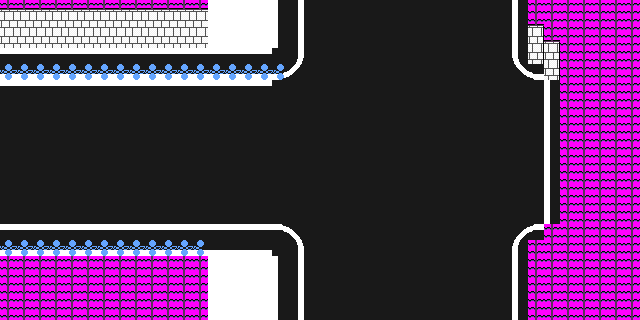

This game map was drawn from its Tiled (.tmx) file and the tilesets committed beside it. A one-line description and the full map source follow:
An orthogonal 40x20 tile map with 16x16 px tiles, 3 tile layers (Tile Layer 1, Tile Layer 2, Tile Layer 3), 4 tilesets.

<map version="1.10" tiledversion="1.10.2" orientation="orthogonal" renderorder="right-down" width="40" height="20" tilewidth="16" tileheight="16" infinite="0" nextlayerid="4" nextobjectid="1">
 <tileset firstgid="1" source="road tilesets.tsx" />
 <tileset firstgid="217" source="exterior and walls.tsx" />
 <tileset firstgid="487" source="roof tiles.tsx" />
 <tileset firstgid="674" source="electrode sparks.tsx" />
 <layer id="1" name="Tile Layer 1" width="40" height="20">
  <data encoding="csv">
434,434,434,434,434,434,434,434,434,434,434,434,434,434,434,0,0,123,126,77,77,77,77,77,77,77,77,77,77,77,77,77,123,661,661,661,661,661,661,661,
434,434,434,434,434,434,434,434,434,434,434,434,434,434,434,0,0,123,126,77,77,77,77,77,77,77,77,77,77,77,77,77,123,435,661,661,661,661,661,661,
434,434,434,434,434,434,434,434,434,434,434,434,434,434,434,0,0,123,126,77,77,77,77,77,77,77,77,77,77,77,77,77,123,435,435,661,661,661,661,661,
90,90,90,90,90,90,90,90,90,90,90,90,90,90,90,90,90,77,54,77,77,77,77,77,77,77,77,77,77,77,77,77,3,435,435,661,661,661,661,661,
106,106,106,106,106,106,106,106,106,106,106,106,106,106,106,106,106,71,72,77,77,77,77,77,77,77,77,77,77,77,77,77,21,22,435,661,661,661,661,661,
89,89,89,89,89,89,89,89,89,89,89,89,89,89,89,89,89,77,77,77,77,77,77,77,77,77,77,77,77,77,77,77,77,77,123,661,661,661,661,661,
77,77,77,77,77,77,77,77,77,77,77,77,77,77,77,77,77,77,77,77,77,77,77,77,77,77,77,77,77,77,77,77,77,77,123,661,661,661,661,661,
77,77,77,77,77,77,77,77,77,77,77,77,77,77,77,77,77,77,77,77,77,77,77,77,77,77,77,77,77,77,77,77,77,77,123,661,661,661,661,661,
77,77,77,77,77,77,77,77,77,77,77,77,77,77,77,77,77,77,77,77,77,77,77,77,77,77,77,77,77,77,77,77,77,77,123,661,661,661,661,661,
77,77,77,77,77,77,77,77,77,77,77,77,77,77,77,77,77,77,77,77,77,77,77,77,77,77,77,77,77,77,77,77,77,77,123,661,661,661,661,661,
77,77,77,77,77,77,77,77,77,77,77,77,77,77,77,77,77,77,77,77,77,77,77,77,77,77,77,77,77,77,77,77,77,77,123,661,661,661,661,661,
77,77,77,77,77,77,77,77,77,77,77,77,77,77,77,77,77,77,77,77,77,77,77,77,77,77,77,77,77,77,77,77,77,77,123,661,661,661,661,661,
77,77,77,77,77,77,77,77,77,77,77,77,77,77,77,77,77,77,77,77,77,77,77,77,77,77,77,77,77,77,77,77,77,77,123,661,661,661,661,661,
77,77,77,77,77,77,77,77,77,77,77,77,77,77,77,77,77,77,77,77,77,77,77,77,77,77,77,77,77,77,77,77,77,77,123,661,661,661,661,661,
90,90,89,89,89,89,89,89,89,89,89,89,89,89,89,89,89,17,18,77,77,77,77,77,77,77,77,77,77,77,77,77,5,6,661,661,661,661,661,661,
106,106,106,106,106,106,106,106,106,106,106,106,106,106,106,106,106,77,36,77,77,77,77,77,77,77,77,77,77,77,77,77,23,661,661,661,661,661,661,661,
661,661,661,661,661,661,661,661,661,661,661,661,661,661,661,0,0,123,126,77,77,77,77,77,77,77,77,77,77,77,77,77,123,661,661,661,661,661,661,661,
661,661,661,661,661,661,661,661,661,661,661,661,661,661,661,0,0,123,126,77,77,77,77,77,77,77,77,77,77,77,77,77,123,661,661,661,661,661,661,661,
661,661,661,661,661,661,661,661,661,661,661,661,661,661,661,0,0,123,126,77,77,77,77,77,77,77,77,77,77,77,77,77,123,661,661,661,661,661,661,661,
661,661,661,661,661,661,661,661,661,661,661,661,661,661,661,0,0,123,126,77,77,77,77,77,77,77,77,77,77,77,77,77,123,661,661,661,661,661,661,661
</data>
 </layer>
 <layer id="2" name="Tile Layer 2" width="40" height="20">
  <data encoding="csv">
669,669,669,669,669,669,669,669,669,669,669,669,669,11,11,11,11,0,0,0,0,0,0,0,0,0,0,0,0,0,0,0,0,0,0,0,0,0,0,0,
0,0,0,0,0,0,0,0,0,0,0,0,0,11,11,11,11,0,0,0,0,0,0,0,0,0,0,0,0,0,0,0,0,669,0,0,0,0,0,0,
0,0,0,0,0,0,0,0,0,0,0,0,0,11,11,11,11,0,0,0,0,0,0,0,0,0,0,0,0,0,0,0,0,0,669,0,0,0,0,0,
0,0,0,0,0,0,0,0,0,0,0,0,0,0,0,0,0,0,0,0,0,0,0,0,0,0,0,0,0,0,0,0,0,0,0,0,0,0,0,0,
1610613479,1610613479,1610613479,1610613479,1610613479,1610613479,1610613479,1610613479,1610613479,1610613479,1610613479,1610613479,1610613479,1610613479,1610613479,1610613479,1610613479,1610613511,0,0,0,0,0,0,0,0,0,0,0,0,0,0,0,0,0,0,0,0,0,0,
0,0,0,0,0,0,0,0,0,0,0,0,0,0,0,0,0,0,0,0,0,0,0,0,0,0,0,0,0,0,0,0,0,0,0,0,0,0,0,0,
0,0,0,0,0,0,0,0,0,0,0,0,0,0,0,0,0,0,0,0,0,0,0,0,0,0,0,0,0,0,0,0,0,0,0,0,0,0,0,0,
0,0,0,0,0,0,0,0,0,0,0,0,0,0,0,0,0,0,0,0,0,0,0,0,0,0,0,0,0,0,0,0,0,0,0,0,0,0,0,0,
0,0,0,0,0,0,0,0,0,0,0,0,0,0,0,0,0,0,0,0,0,0,0,0,0,0,0,0,0,0,0,0,0,0,0,0,0,0,0,0,
0,0,0,0,0,0,0,0,0,0,0,0,0,0,0,0,0,0,0,0,0,0,0,0,0,0,0,0,0,0,0,0,0,0,0,0,0,0,0,0,
0,0,0,0,0,0,0,0,0,0,0,0,0,0,0,0,0,0,0,0,0,0,0,0,0,0,0,0,0,0,0,0,0,0,0,0,0,0,0,0,
0,0,0,0,0,0,0,0,0,0,0,0,0,0,0,0,0,0,0,0,0,0,0,0,0,0,0,0,0,0,0,0,0,0,0,0,0,0,0,0,
0,0,0,0,0,0,0,0,0,0,0,0,0,0,0,0,0,0,0,0,0,0,0,0,0,0,0,0,0,0,0,0,0,0,0,0,0,0,0,0,
0,0,0,0,0,0,0,0,0,0,0,0,0,0,0,0,0,0,0,0,0,0,0,0,0,0,0,0,0,0,0,0,0,0,0,0,0,0,0,0,
0,0,0,0,0,0,0,0,0,0,0,0,0,0,0,0,0,0,0,0,0,0,0,0,0,0,0,0,0,0,0,0,0,0,0,0,0,0,0,0,
1610613479,1610613479,1610613479,1610613479,1610613479,1610613479,1610613479,1610613479,1610613479,1610613479,1610613479,1610613479,0,0,0,0,0,0,0,0,0,0,0,0,0,0,0,0,0,0,0,0,0,0,0,0,0,0,0,0,
0,0,0,0,0,0,0,0,0,0,0,0,0,11,11,11,11,0,0,0,0,0,0,0,0,0,0,0,0,0,0,0,0,0,0,0,0,0,0,0,
0,0,0,0,0,0,0,0,0,0,0,0,0,11,11,11,11,0,0,0,0,0,0,0,0,0,0,0,0,0,0,0,0,0,0,0,0,0,0,0,
0,0,0,0,0,0,0,0,0,0,0,0,0,11,11,11,11,0,0,0,0,0,0,0,0,0,0,0,0,0,0,0,0,0,0,0,0,0,0,0,
0,0,0,0,0,0,0,0,0,0,0,0,0,11,11,11,11,0,0,0,0,0,0,0,0,0,0,0,0,0,0,0,0,0,0,0,0,0,0,0
</data>
 </layer>
 <layer id="3" name="Tile Layer 3" width="40" height="20">
  <data encoding="csv">
0,0,0,0,0,0,0,0,0,0,0,0,0,0,0,0,0,0,0,0,0,0,0,0,0,0,0,0,0,0,0,0,0,0,0,0,0,0,0,0,
0,0,0,0,0,0,0,0,0,0,0,0,0,0,0,0,0,0,0,0,0,0,0,0,0,0,0,0,0,0,0,0,0,0,0,0,0,0,0,0,
0,0,0,0,0,0,0,0,0,0,0,0,0,0,0,0,0,0,0,0,0,0,0,0,0,0,0,0,0,0,0,0,0,0,0,0,0,0,0,0,
0,0,0,0,0,0,0,0,0,0,0,0,0,0,0,0,0,0,0,0,0,0,0,0,0,0,0,0,0,0,0,0,0,0,0,0,0,0,0,0,
1610613511,1610613511,1610613511,1610613511,1610613511,1610613511,1610613511,1610613511,1610613511,1610613511,1610613511,1610613511,1610613511,1610613511,1610613511,1610613511,1610613511,0,0,0,0,0,0,0,0,0,0,0,0,0,0,0,0,0,0,0,0,0,0,0,
0,0,0,0,0,0,0,0,0,0,0,0,0,0,0,0,0,0,0,0,0,0,0,0,0,0,0,0,0,0,0,0,0,0,0,0,0,0,0,0,
0,0,0,0,0,0,0,0,0,0,0,0,0,0,0,0,0,0,0,0,0,0,0,0,0,0,0,0,0,0,0,0,0,0,0,0,0,0,0,0,
0,0,0,0,0,0,0,0,0,0,0,0,0,0,0,0,0,0,0,0,0,0,0,0,0,0,0,0,0,0,0,0,0,0,0,0,0,0,0,0,
0,0,0,0,0,0,0,0,0,0,0,0,0,0,0,0,0,0,0,0,0,0,0,0,0,0,0,0,0,0,0,0,0,0,0,0,0,0,0,0,
0,0,0,0,0,0,0,0,0,0,0,0,0,0,0,0,0,0,0,0,0,0,0,0,0,0,0,0,0,0,0,0,0,0,0,0,0,0,0,0,
0,0,0,0,0,0,0,0,0,0,0,0,0,0,0,0,0,0,0,0,0,0,0,0,0,0,0,0,0,0,0,0,0,0,0,0,0,0,0,0,
0,0,0,0,0,0,0,0,0,0,0,0,0,0,0,0,0,0,0,0,0,0,0,0,0,0,0,0,0,0,0,0,0,0,0,0,0,0,0,0,
0,0,0,0,0,0,0,0,0,0,0,0,0,0,0,0,0,0,0,0,0,0,0,0,0,0,0,0,0,0,0,0,0,0,0,0,0,0,0,0,
0,0,0,0,0,0,0,0,0,0,0,0,0,0,0,0,0,0,0,0,0,0,0,0,0,0,0,0,0,0,0,0,0,0,0,0,0,0,0,0,
0,0,0,0,0,0,0,0,0,0,0,0,0,0,0,0,0,0,0,0,0,0,0,0,0,0,0,0,0,0,0,0,0,0,0,0,0,0,0,0,
1610613511,1610613511,1610613511,1610613511,1610613511,1610613511,1610613511,1610613511,1610613511,1610613511,1610613511,1610613511,1610613511,0,0,0,0,0,0,0,0,0,0,0,0,0,0,0,0,0,0,0,0,0,0,0,0,0,0,0,
0,0,0,0,0,0,0,0,0,0,0,0,0,0,0,0,0,0,0,0,0,0,0,0,0,0,0,0,0,0,0,0,0,0,0,0,0,0,0,0,
0,0,0,0,0,0,0,0,0,0,0,0,0,0,0,0,0,0,0,0,0,0,0,0,0,0,0,0,0,0,0,0,0,0,0,0,0,0,0,0,
0,0,0,0,0,0,0,0,0,0,0,0,0,0,0,0,0,0,0,0,0,0,0,0,0,0,0,0,0,0,0,0,0,0,0,0,0,0,0,0,
0,0,0,0,0,0,0,0,0,0,0,0,0,0,0,0,0,0,0,0,0,0,0,0,0,0,0,0,0,0,0,0,0,0,0,0,0,0,0,0
</data>
 </layer>
</map>
